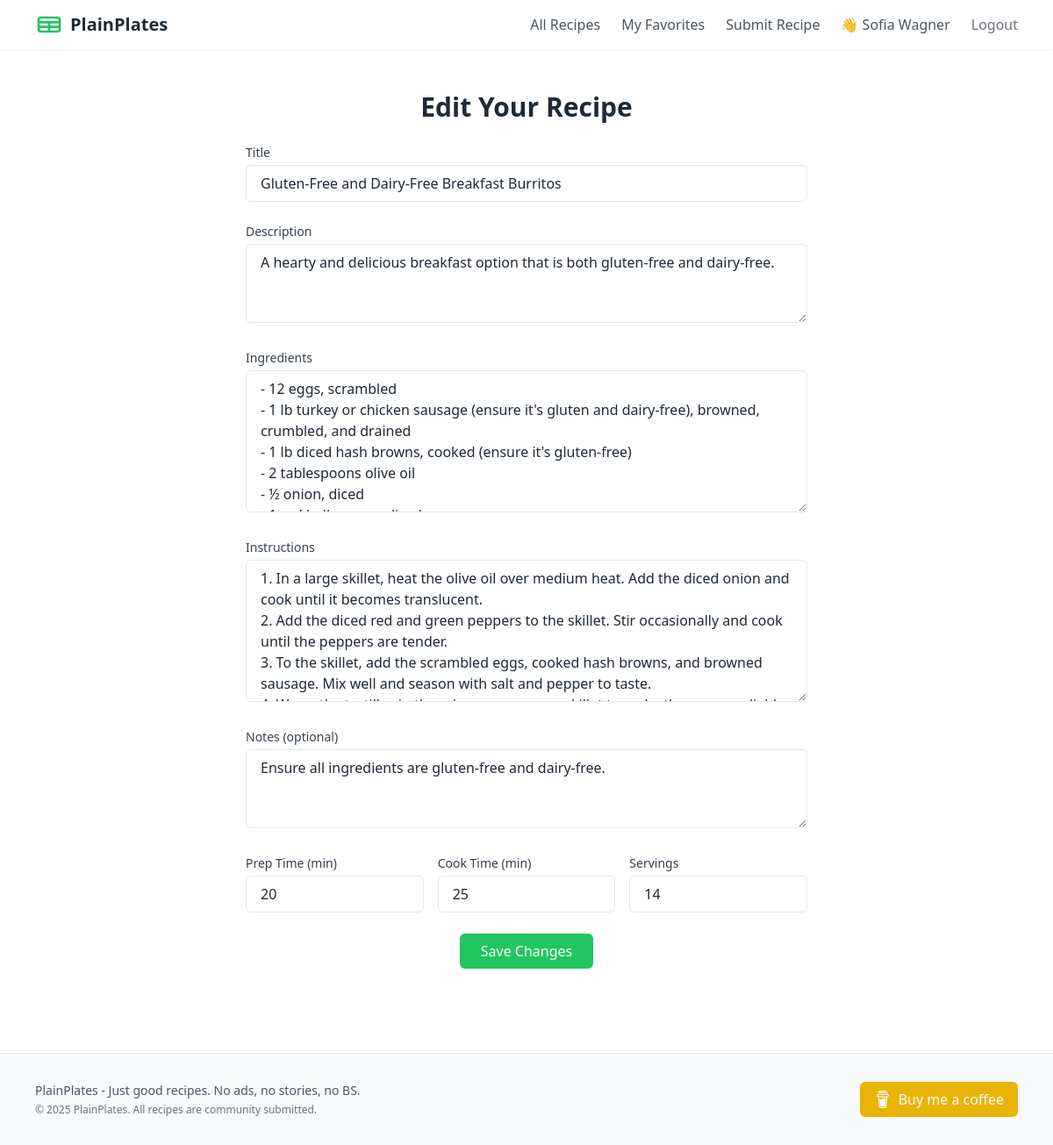
The app's page /recipes/gluten-free-and-dairy-free-breakfast-burritos/edit (signed in), older data.
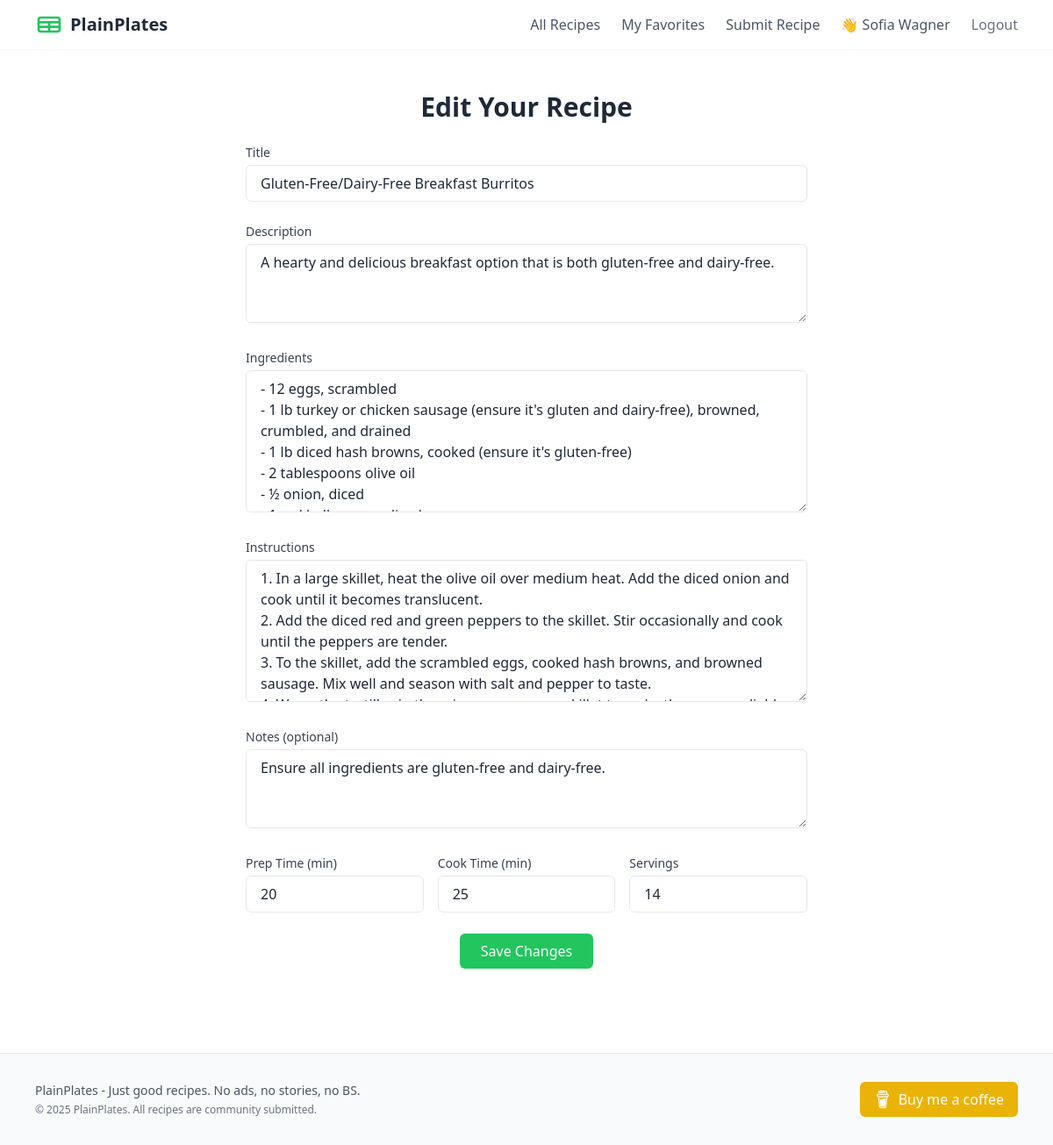
The same page, newer data.
### tables this page shows
CREATE TABLE recipes (
    id INTEGER PRIMARY KEY AUTOINCREMENT,
    title TEXT NOT NULL,
    slug TEXT UNIQUE NOT NULL,
    description TEXT NOT NULL,
    ingredients TEXT NOT NULL,
    instructions TEXT NOT NULL,
    notes TEXT,
    prep_time INTEGER NOT NULL,
    cook_time INTEGER NOT NULL,
    servings INTEGER NOT NULL DEFAULT 4,
    created_at TIMESTAMP NOT NULL DEFAULT CURRENT_TIMESTAMP,
    updated_at TIMESTAMP NOT NULL DEFAULT CURRENT_TIMESTAMP,
    user_id INTEGER,
    FOREIGN KEY (user_id) REFERENCES users (id)
);

### main.py (the view)
@app.get("/recipes/{slug}/edit", response_class=HTMLResponse)
def edit_recipe_page(slug: str, request: Request):
    user = request.session.get("user")
    if not user:
        return RedirectResponse("/login", status_code=302)
    conn = sqlite3.connect(DB_PATH)
    conn.row_factory = sqlite3.Row
    cursor = conn.cursor()
    cursor.execute("SELECT * FROM recipes WHERE slug = ?", (slug,))
    recipe = cursor.fetchone()
    if not recipe or recipe["user_id"] != user["id"]:
        conn.close()
        return templates.TemplateResponse("404.html", {"request": request}, status_code=404)
    conn.close()
    return templates.TemplateResponse("edit_recipe.html", {
        "request": request,
        "recipe": dict(recipe)
    })

### templates/edit_recipe.html (shortened to what this page needs)
{% extends "base.html" %}
{% block content %}
<section class="max-w-2xl mx-auto px-4 py-12">
    <h1 class="text-3xl font-bold mb-6 text-center">Edit Your Recipe</h1>
    <form method="post" action="/recipes/{{ recipe.slug }}/edit" class="space-y-6">
        <div>
            <label for="title" class="block text-sm font-medium text-gray-700 mb-1">Title</label>
            <input type="text" name="title" id="title" value="{{ recipe.title }}"
                class="w-full border rounded-md px-4 py-2 focus:outline-none focus:ring-2 focus:ring-primary-500">
        </div>
        <div>
            <label for="description" class="block text-sm font-medium text-gray-700 mb-1">Description</label>
            <textarea name="description" id="description" rows="3"
                class="w-full border rounded-md px-4 py-2 focus:outline-none focus:ring-2 focus:ring-primary-500">{{ recipe.description }}</textarea>
        </div>
        <div>
            <label for="ingredients" class="block text-sm font-medium text-gray-700 mb-1">Ingredients</label>
            <textarea name="ingredients" id="ingredients" rows="6"
                class="w-full border rounded-md px-4 py-2 focus:outline-none focus:ring-2 focus:ring-primary-500">{{ recipe.ingredients }}</textarea>
        </div>
        <div>
            <label for="instructions" class="block text-sm font-medium text-gray-700 mb-1">Instructions</label>
            <textarea name="instructions" id="instructions" rows="6"
                class="w-full border rounded-md px-4 py-2 focus:outline-none focus:ring-2 focus:ring-primary-500">{{ recipe.instructions }}</textarea>
        </div>
        <div>
            <label for="notes" class="block text-sm font-medium text-gray-700 mb-1">Notes (optional)</label>
            <textarea name="notes" id="notes" rows="3"
                class="w-full border rounded-md px-4 py-2 focus:outline-none focus:ring-2 focus:ring-primary-500">{{ recipe.notes }}</textarea>
        </div>
        <div class="grid grid-cols-3 gap-4">
            <div>
                <label for="prep_time" class="block text-sm font-medium text-gray-700 mb-1">Prep Time (min)</label>
                <input type="number" name="prep_time" id="prep_time" value="{{ recipe.prep_time }}"
                    class="w-full border rounded-md px-4 py-2 focus:outline-none focus:ring-2 focus:ring-primary-500">
            </div>
            <div>
                <label for="cook_time" class="block text-sm font-medium text-gray-700 mb-1">Cook Time (min)</label>
                <input type="number" name="cook_time" id="cook_time" value="{{ recipe.cook_time }}"
                    class="w-full border rounded-md px-4 py-2 focus:outline-none focus:ring-2 focus:ring-primary-500">
            </div>
            <div>
                <label for="servings" class="block text-sm font-medium text-gray-700 mb-1">Servings</label>
                <input type="number" name="servings" id="servings" value="{{ recipe.servings }}"
                    class="w-full border rounded-md px-4 py-2 focus:outline-none focus:ring-2 focus:ring-primary-500">
            </div>
        </div>
        <div class="text-center">
            <button type="submit"
                class="bg-primary-500 hover:bg-primary-600 text-white px-6 py-2 rounded-md">
                Save Changes
            </button>
        </div>
    </form>
</section>
{% endblock %}

Row changes from the older to the newer data that the page shows:
changed recipes "A hearty and delicious breakfast option that is both gluten-free and dairy-free.": title "Gluten-Free and Dairy-Free Breakfast Burritos" → "Gluten-Free/Dairy-Free Breakfast Burritos"
